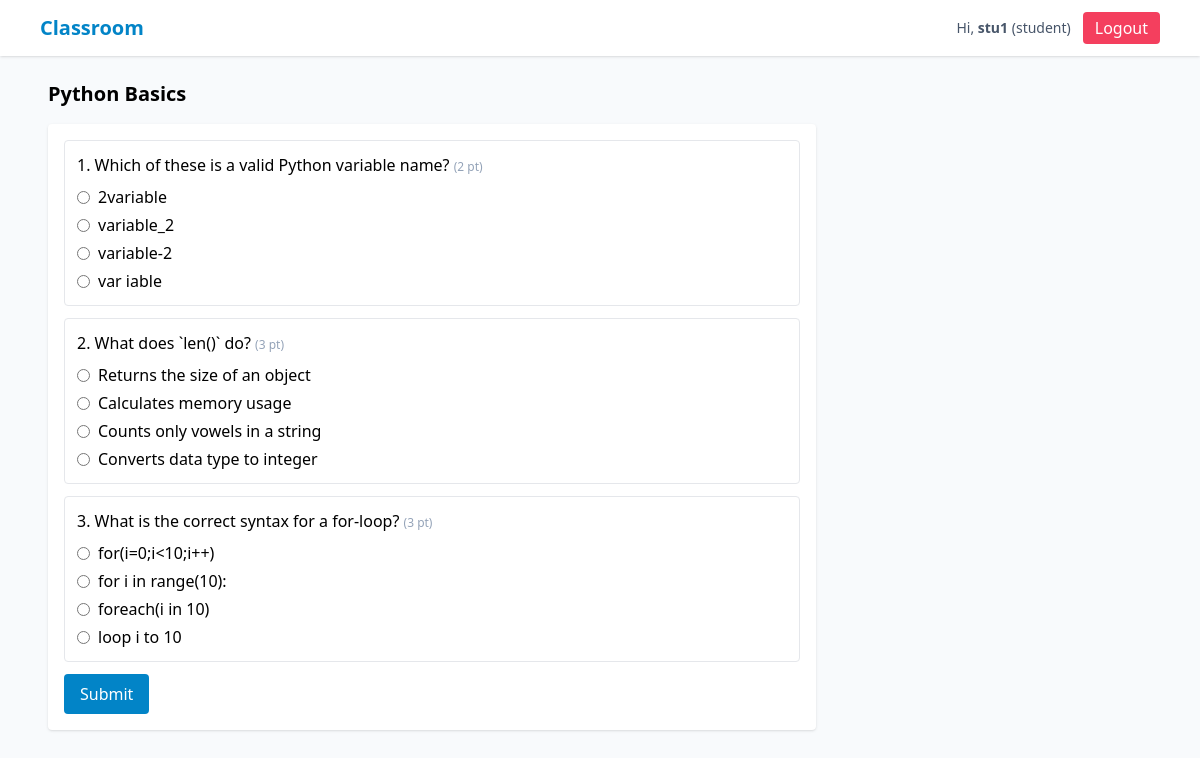
The page /quiz/1/take (signed in) on the database its author committed.
### tables this page shows
CREATE TABLE users (
      id INTEGER PRIMARY KEY AUTOINCREMENT,
      name TEXT NOT NULL,
      email TEXT UNIQUE NOT NULL,
      password_hash TEXT NOT NULL,
      role TEXT NOT NULL CHECK(role IN ('admin','tutor','student')),
      created_at TEXT NOT NULL
    );

CREATE TABLE quizzes (
      id INTEGER PRIMARY KEY AUTOINCREMENT,
      class_id INTEGER NOT NULL,
      title TEXT NOT NULL,
      description TEXT,
      created_by INTEGER NOT NULL,
      created_at TEXT NOT NULL,
      FOREIGN KEY(class_id) REFERENCES classes(id) ON DELETE CASCADE,
      FOREIGN KEY(created_by) REFERENCES users(id) ON DELETE SET NULL
    );

CREATE TABLE questions (
      id INTEGER PRIMARY KEY AUTOINCREMENT,
      quiz_id INTEGER NOT NULL,
      question_text TEXT NOT NULL,
      choices TEXT NOT NULL, -- JSON array
      answer_index INTEGER NOT NULL,
      points INTEGER NOT NULL DEFAULT 1,
      FOREIGN KEY(quiz_id) REFERENCES quizzes(id) ON DELETE CASCADE
    );

### app.py (the view, shortened to what this page needs)
@app.route("/quiz/<int:quiz_id>/take", methods=["GET","POST"])
@login_required
def take_quiz(quiz_id):
    if current_user.role != "student": flash("Forbidden","danger"); return redirect(url_for("index"))
    data = DB.get_quiz(quiz_id)
    if not data: flash("Quiz not found", "danger"); return redirect(url_for("student_dashboard"))
    quiz = data["quiz"]; questions = data["questions"]
    qlist = []
    for q in questions:
        qlist.append({
            "id": q["id"],
            "text": q["question_text"],
            "choices": json.loads(q["choices"]),
            "points": q["points"]
        })
    return render_template("quiz_take.html", quiz=quiz, questions=qlist)

### app.py (called while the page is built)
@login_manager.user_loader
def load_user(user_id):
    row = DB.get_user_by_id(int(user_id))
    if row:
        return User(row)
    return None

### db.py (called while the page is built)
def get_connection():
    conn = sqlite3.connect(DB_PATH, timeout=5, detect_types=sqlite3.PARSE_DECLTYPES, check_same_thread=False)
    conn.row_factory = sqlite3.Row
    conn.execute("PRAGMA foreign_keys = ON;")
    return conn

def get_user_by_id(uid: int) -> Optional[sqlite3.Row]:
    conn = get_connection()
    cur = conn.cursor()
    cur.execute("SELECT * FROM users WHERE id = ?", (uid,))
    r = cur.fetchone()
    conn.close()
    return r

def get_quiz(quiz_id: int):
    conn = get_connection()
    cur = conn.cursor()
    cur.execute("SELECT * FROM quizzes WHERE id = ?", (quiz_id,))
    quiz = cur.fetchone()
    if not quiz:
        conn.close()
        return None
    cur.execute("SELECT * FROM questions WHERE quiz_id = ?", (quiz_id,))
    questions = cur.fetchall()
    conn.close()
    return {"quiz": quiz, "questions": questions}

### templates/quiz_take.html
{% extends "base.html" %}
{% block content %}
<h2 class="text-xl font-semibold mb-4">{{ quiz.title }}</h2>
<form method="post" class="bg-white p-4 rounded shadow max-w-3xl">
  {% for q in questions %}
    <div class="mb-3 border p-3 rounded">
      <div class="font-medium">{{ loop.index }}. {{ q.text }} <span class="text-xs text-slate-400">({{ q.points }} pt)</span></div>
      <div class="mt-2 space-y-1">
        {% for choice in q.choices %}
          <label class="flex items-center gap-2">
            <input type="radio" name="q_{{ q.id }}" value="{{ loop.index0 }}"/>
            <span>{{ choice }}</span>
          </label>
        {% endfor %}
      </div>
    </div>
  {% endfor %}
  <button class="px-4 py-2 bg-sky-600 text-white rounded">Submit</button>
</form>
{% endblock %}

### templates/base.html (shortened to what this page needs)
<!doctype html>
<html lang="en">
<head>
  <script src="https://cdn.tailwindcss.com"></script>
</head>
<body class="bg-slate-50 min-h-screen">
  <nav class="bg-white shadow">
    <div class="max-w-6xl mx-auto px-4 py-3 flex justify-between items-center">
      <a class="text-xl font-semibold text-sky-600" href="{{ url_for('index') }}">Classroom</a>
      <div class="flex items-center gap-3">
        {% if current_user.is_authenticated %}
          <span class="text-sm text-slate-600">Hi, <strong>{{ current_user.name }}</strong> ({{ current_user.role }})</span>
          <a class="px-3 py-1 bg-rose-500 text-white rounded" href="{{ url_for('logout') }}">Logout</a>
        {% else %}
          <a class="px-3 py-1 bg-sky-600 text-white rounded" href="{{ url_for('login') }}">Login</a>
        {% endif %}
      </div>
    </div>
  </nav>
  <main class="max-w-6xl mx-auto p-6">
    {% block content %}{% endblock %}
  </main>
</body>
</html>

### rows shown on the page
users: name "stu1", role "student"
quizzes: title "Python Basics"
questions: text "Which of these is a valid Python variable name?", points "2", choices "2variable" "variable_2" "variable-2" "var iable"
questions: text "What does `len()` do?", points "3", choices "Returns the size of an object" "Calculates memory usage" "Counts only vowels in a string" "Converts data type to integer"
questions: text "What is the correct syntax for a for-loop?", points "3", choices "for(i=0;i<10;i++)" "for i in range(10):" "foreach(i in 10)" "loop i to 10"
